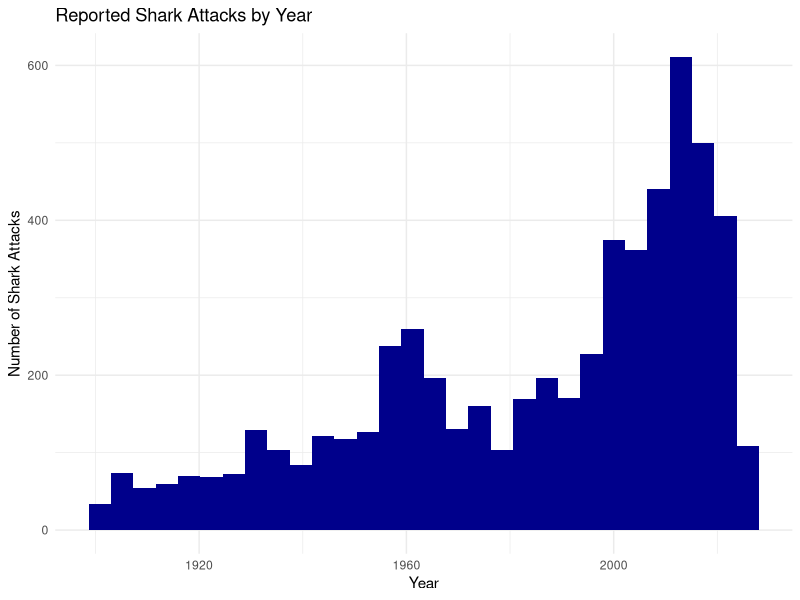
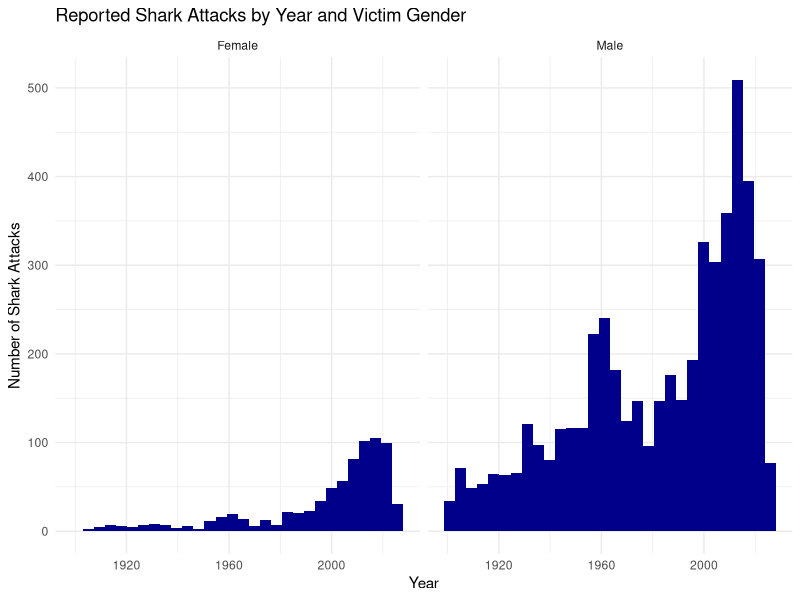
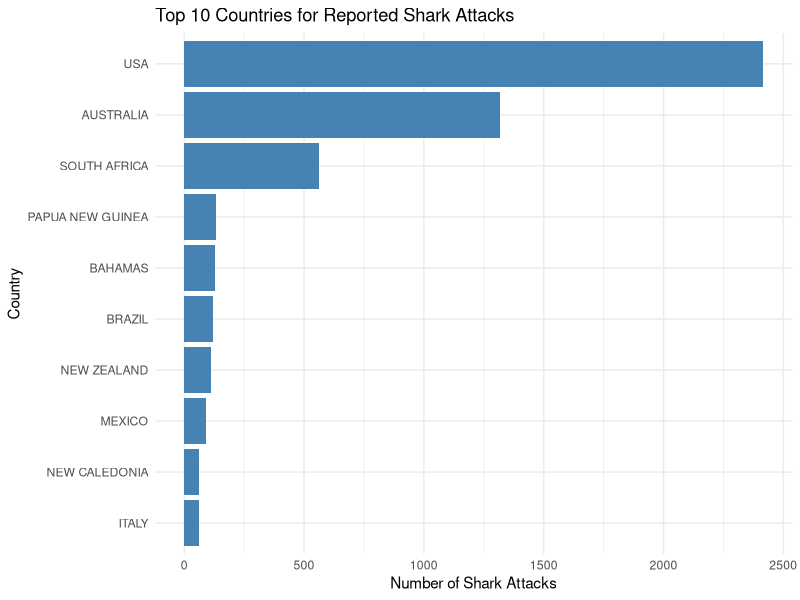
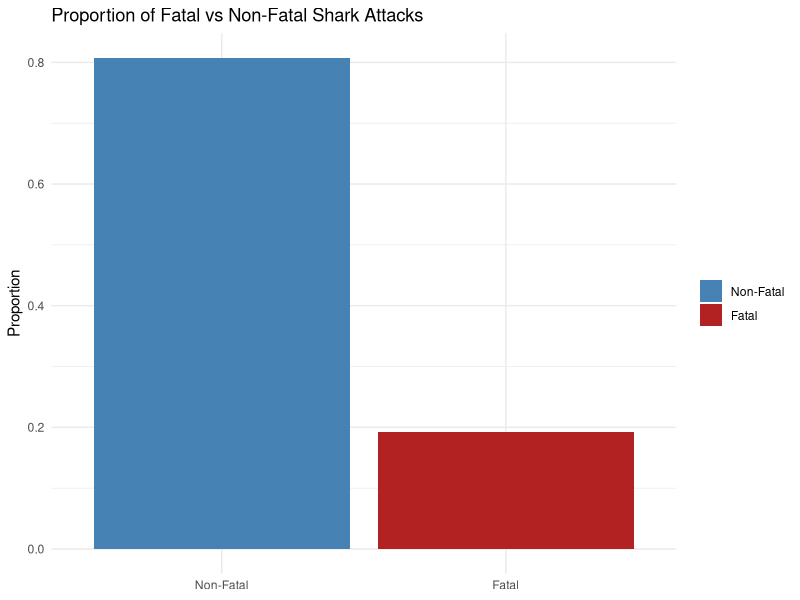
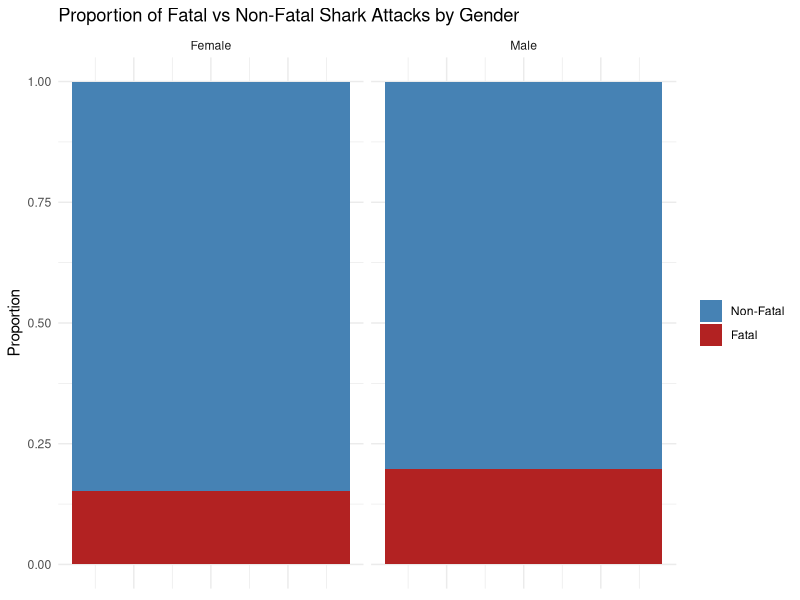

R code for these plots, in order:
## ---- chunk 1
#| label: setup
#| include: false

library(tidyverse)
library(readxl)
## ---- chunk 2
sharks <- read_excel("sharks.xlsx") %>% 
  select(1:14) %>%
  rename(Fatal = 'Fatal Y/N') %>% 
  mutate(Year = as.numeric(Year),
         Sex = case_when(
           str_detect(tolower(Sex), "m") ~ "Male",
           str_detect(tolower(Sex), "f") ~ "Female",
           TRUE ~ NA_character_),
         Fatal = case_when(
           str_detect(tolower(Fatal), "n") ~ "No",
           str_detect(tolower(Fatal), "y") ~ "Yes",
           TRUE ~ NA_character_)) %>% 
  filter(Year > 1900)
  
## ---- chunk 3
sharks %>% 
  filter(!is.na(Sex)) %>% 
  ggplot(aes(x = Year)) +
  geom_histogram(fill = "darkblue") +
  theme_minimal() +
  labs(title = "Reported Shark Attacks by Year",
       x = "Year",
       y = "Number of Shark Attacks")
## ---- chunk 4
sharks %>% 
  filter(!is.na(Sex)) %>% 
  ggplot(aes(x = Year)) +
  geom_histogram(fill = "darkblue") +
  facet_wrap(~Sex) +
  theme_minimal() +
  labs(title = "Reported Shark Attacks by Year and Victim Gender",
       x = "Year",
       y = "Number of Shark Attacks")
## ---- chunk 5
sharks %>%
  group_by(Country) %>%
  count() %>% 
  arrange(desc(n)) %>% 
  head(10) %>% 
  ggplot(aes(x = n, y = reorder(Country, n))) +
  geom_col(fill = "steelblue") +
  labs(title = "Top 10 Countries for Reported Shark Attacks",
       x = "Number of Shark Attacks",
       y = "Country") +
  theme_minimal()
## ---- chunk 6
sharks %>% 
  filter(!is.na(Fatal)) %>% 
  count(Fatal) %>% 
  mutate(prop = n / sum(n)) %>% 
  ggplot(aes(x = Fatal, y = prop, fill = Fatal)) +
  geom_col() +
  scale_x_discrete(labels = c("Yes" = "Fatal", "No" = "Non-Fatal")) +
  scale_fill_manual(values = c("Yes" = 'firebrick', "No" = "steelblue"),
                    labels = c("Yes" = "Fatal", "No" = "Non-Fatal")) +
  labs(title = "Proportion of Fatal vs Non-Fatal Shark Attacks",
       x = NULL,
       y = "Proportion",
       fill = NULL) +
  theme_minimal()
## ---- chunk 7
sharks %>% 
  filter(!is.na(Fatal)) %>% 
  filter(!is.na(Sex)) %>% 
  group_by(Sex) %>% 
  count(Fatal) %>% 
  mutate(prop = n / sum(n)) %>% 
  ggplot(aes(x = 1, y = prop, fill = Fatal)) +
  geom_col() +
  facet_wrap(~Sex) +
  scale_fill_manual(values = c("Yes" = 'firebrick', "No" = "steelblue"),
                    labels = c("Yes" = "Fatal", "No" = "Non-Fatal")) +
  labs(title = "Proportion of Fatal vs Non-Fatal Shark Attacks by Gender",
       x = NULL,
       y = "Proportion",
       fill = NULL) +
  theme_minimal() +
  theme(axis.text.x = element_blank(),
        axis.ticks.x = element_blank())
